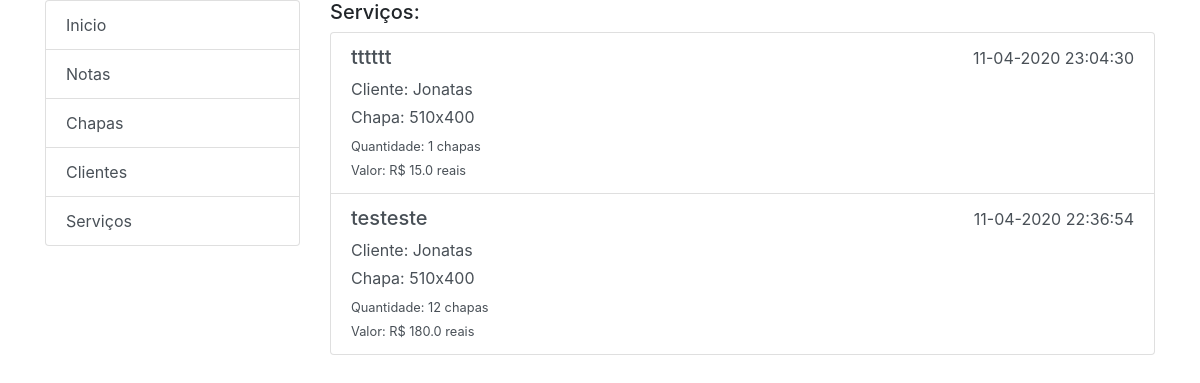
Screenshot of /nota_especifica/45 with the database file from the repository.
### core/models.py (models this page shows, shortened)
class Servico(models.Model):
    nome = models.CharField('Nome Serviço', max_length=200)
    cliente = models.ForeignKey(Cliente, verbose_name='Cliente', related_name='clientes',on_delete=models.PROTECT)
    chapa = models.ForeignKey(Chapa, verbose_name='Chapa', related_name='servico', on_delete=models.PROTECT)
    quantidade = models.IntegerField('Quantidade',null=False)
    created_at = models.DateTimeField('Criado em', auto_now_add=True, null=True)
    uploaded_at = models.DateTimeField('Atualizado em', auto_now=True, null=True)
    def valor(self):
        return self.quantidade * self.chapa.valor
    class Meta:
        verbose_name = "Servico"
        verbose_name_plural = "Servicos"
        ordering = ['-created_at']

class Cliente(models.Model):
    nome = models.CharField('* Nome / Empresa',max_length=200)
    email = models.EmailField('* Email',max_length=100,null=True,blank=True)
    telefone = models.CharField('* Fone',max_length=20,null=True,blank=True)
    cnpj = models.CharField('CNPJ',max_length=40,null=True,blank=True)
    cpf = models.CharField('CPF',max_length=40,null=True,blank=True)
    rua = models.CharField('Rua',max_length=40,null=True,blank=True)
    bairro = models.CharField('Bairro',max_length=40,null=True,blank=True)
    numero = models.IntegerField('Numero',null=True,blank=True)
    cidade = models.CharField('Cidade',max_length=40,null=True,blank=True)
    estado = models.CharField('Estado',max_length=40,null=True,blank=True)
    cep = models.CharField('Cep',max_length=40,null=True,blank=True)
    created_at = models.DateTimeField('Criado em', auto_now_add=True,null=True)
    uploaded_at = models.DateTimeField('Atualizado em', auto_now=True,null=True)
    nota = models.ManyToManyField('Nota', through='GrupoClienteNota', null=True)
    def __str__(self):
        return self.nome
    class Meta:
        verbose_name = "Cliente"
        verbose_name_plural = "Clientes"
        ordering = ['-created_at']

class Chapa(models.Model):
    nome = models.CharField('Nome',max_length=100)
    valor = models.FloatField('Valor',null=True,blank=True)
    estoque = models.IntegerField('Quantidade em Estoque',null=True,blank=True)
    marca = models.CharField('Marca',null=True,blank=True,max_length=50)
    obs = models.CharField('Obs', max_length=255,null=True,blank=True)
    created_at = models.DateTimeField('Criado em', auto_now_add=True, null=True)
    uploaded_at = models.DateTimeField('Atualizado em', auto_now=True, null=True)
    def __str__(self):
        return self.nome
    class Meta:
        verbose_name = "Chapa"
        verbose_name_plural = "Chapas"
        ordering = ['nome']

### core/views.py (the view)
# urls.py: path('nota_especifica/<int:id>', views.nota_especifica, name='nota_especifica'),
def nota_especifica(request,id):
    nota = Nota.objects.get(pk=id)
    servicos = nota.servico.all()
    context = {}
    context['nota'] = nota
    context['servicos'] = servicos
    return render(request,'nota_especifica.html',context)

### core/templates/nota_especifica.html
{% extends "layout.html" %}
{% load static %}
{% block content %}
<h5>Serviços:</h5>
<div class="list-group">
  {% for servico in servicos %}
  <a href="#" class="list-group-item list-group-item-action">
    <div class="d-flex w-100 justify-content-between">
      <h5 class="mb-1">{{ servico.nome }}</h5>
      <h5><small>{{ servico.created_at|date:"d-m-Y H:i:s"   }}</small></h5>
    </div>
    <p class="mb-1">Cliente: {{ servico.cliente }}</p>
    <p class="mb-1">Chapa: {{ servico.chapa }}</p>
    <small>Quantidade: {{ servico.quantidade }} chapas</small><br>
    <small>Valor: R$ {{ servico.valor }} reais</small>
  </a>
  {% endfor %}
</div>
{% endblock %}

### rows the page displays
Servico: nome "tttttt", created_at "11-04-2020 23:04:30", cliente "Jonatas", chapa "510x400", quantidade "1", valor "15.0"
Servico: nome "testeste", created_at "11-04-2020 22:36:54", cliente "Jonatas", chapa "510x400", quantidade "12", valor "180.0"
